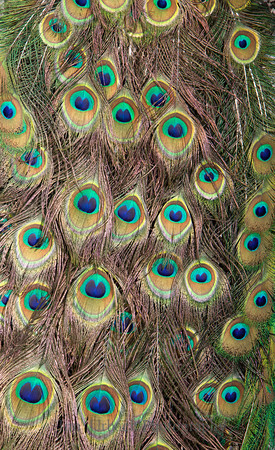
#> input picture Exercise4/pattern1.jpg, 275 x 450 px
$ python templateMatching.py
#> lines starting #> are read from the running program, lines starting #| are printed output that depends on the picture
### Exercise4/Exercises4_Tools.py
import numpy as np
import cv2
from pylab import *


#--------------------------------------------------------------------------------------------------------------------------------------------------------------------
#--------------------------Area Selection
help_message = '''This function returns the corners of the selected area as: [(UpLeftcorner),(DownRightCorner)]
Use the RightButton and LeftButton of mouse and
Click on the image to set the area
Keys:
  Enter - OK
  ESC   - exit (Cancel)
'''


seed_Left_pt = None
seed_Right_pt = None
img=None

# [97 lines left out: functions update, onmouse, setCorners, SelectArea, show_1_image_OpenCV, show_2_images_OpenCV and 3 more, not called in this run]

def show_Multiple_images_pylab(**imgs):
    ##When a double-starred parameter is declared such as $**imgs$,
    ##then all the keyword arguments from that point till the end are collected as a dictionary called $'imgs'$.


    figure()
    gray()

    for (counter, (k,v)) in enumerate(imgs.items()): ##See how to use the $enumerate()$ function for creating a counter in a loop.

        subplot(1,len(imgs)  ,counter);imshow(v);title(k)

    show()

#--------------------------------------------------------------------------------------------------------------------------------------------------------------------
# [22 lines left out: functions to_uint8, rotateImage, not called in this run]

### Exercise4/templateMatching.py
'''
Created on 18-02-2013

@author: Wiktor
'''

import Exercises4_Tools as tools
import cv2
import numpy as np
from pylab import*

#-------------------------------------------------------------------------


def MatchAll(I, template, thr):
    Ibcp = copy(I)
    (w,h,t) = shape(template)
    CrossCorr = cv2.matchTemplate(I, template, cv2.TM_CCORR_NORMED)
    cv2.normalize(CrossCorr,CrossCorr,0,255,cv2.NORM_MINMAX)

    for idxr, r in enumerate(CrossCorr):
        for idxc, c in enumerate(r):
            if c>= thr:
                x=idxc
                y=idxr
                x1=idxc+h
                x2=idxr+w
                cv2.rectangle(Ibcp, (x,y), (x1,x2),(60,45,255),2)


    tools.show_Multiple_images_pylab(Oryginal=I, CrossCor=CrossCorr, result = Ibcp)


#------------------------------BODY---------------------------------------
"""
I = cv2.imread("lena.png")
Ibcp = copy(I)
#I = cv2.cvtColor(I, cv2.COLOR_RGB2GRAY)
region = I[248:280,245:288]
(w,h,t) = shape(region)

#M1 = cv2.matchTemplate(I, region, cv2.TM_CCORR_NORMED)
#M2 = cv2.matchTemplate(I,region, cv2.TM_SQDIFF_NORMED)
M3 = cv2.matchTemplate(I,region, cv2.TM_CCOEFF_NORMED)

#Img = cv2.cvGetRectSubPix()

#tools.show_Multiple_images_pylab(d1=M1,d2=M2,d3=M3)

min_val, max_val, min_loc,max_loc = cv2.minMaxLoc(M3)
#cv2.normalize(M1,M1,0,255,cv2.NORM_MINMAX)

cv2.rectangle(Ibcp, max_loc, (max_loc[0]+h,max_loc[1]+w),(60,45,255),3)

#tools.show_1_image_pylab(Ibcp)
tools.show_Multiple_images_pylab(d1=Ibcp)
"""

I = cv2.imread("pattern1.jpg")
#> I is the input picture: shape (450, 275, 3); mean B, G, R 83.8, 108.8, 113.1

template = I[367:426,4:58]
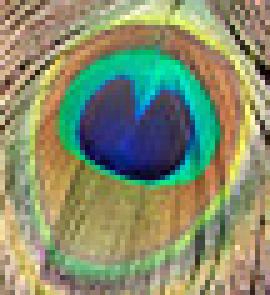
#> template: shape (59, 54, 3) (shown 5 times larger); mean B, G, R 108.7, 141.7, 134.2

MatchAll(I, template, 130)
#> in MatchAll, `CrossCorr = cv2.matchTemplate(I, template, cv2.TM_CCORR_NORMED)`:
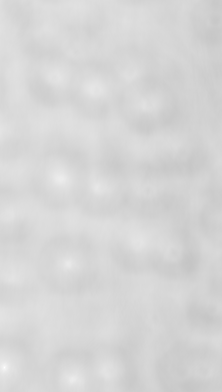
#> CrossCorr: shape (392, 222) float32; min 0.773, max 1, mean 0.84
#> in MatchAll, `cv2.normalize(CrossCorr,CrossCorr,0,255,cv2.NORM_MINMAX)`:
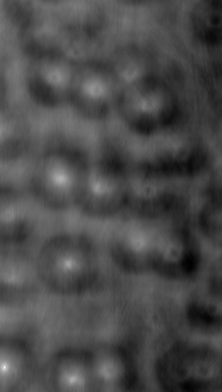
#> CrossCorr: shape (392, 222) float32; min 1.14e-05, max 255, mean 74.6
#> after the loop in MatchAll, `for idxr, r in enumerate(CrossCorr):`:
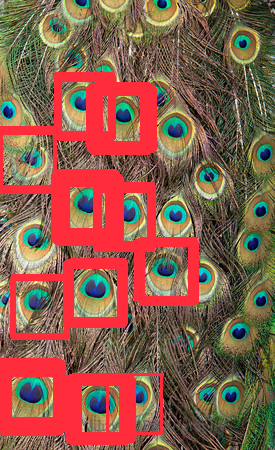
#> Ibcp: shape (450, 275, 3); mean B, G, R 76.2, 93.3, 137.7
#> (the run stopped early here; a loop or call above may not have finished)
